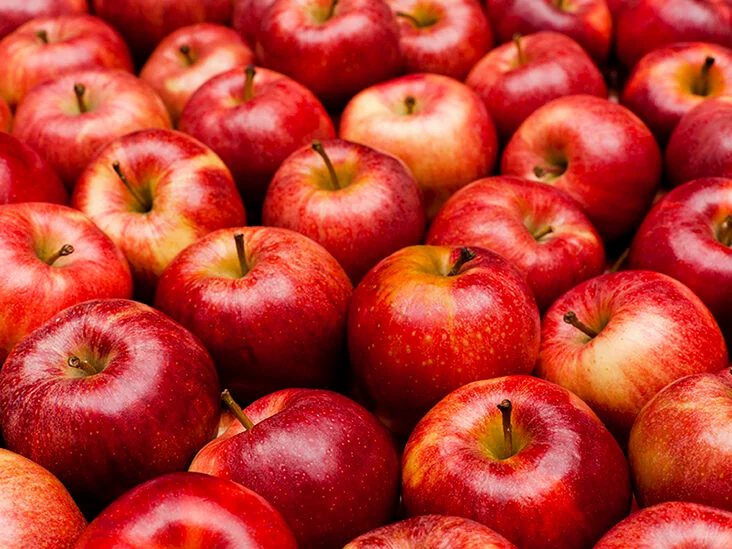
#> input picture Images/apples.jpg, 732 x 549 px; its folder holds 4 pictures in this run
$ python main.py
#> lines starting #> are read from the running program, lines starting #| are printed output that depends on the picture
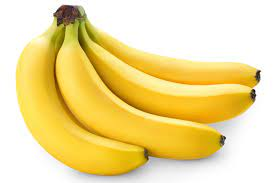
#> input picture Images/bananas.jpg, 275 x 183 px
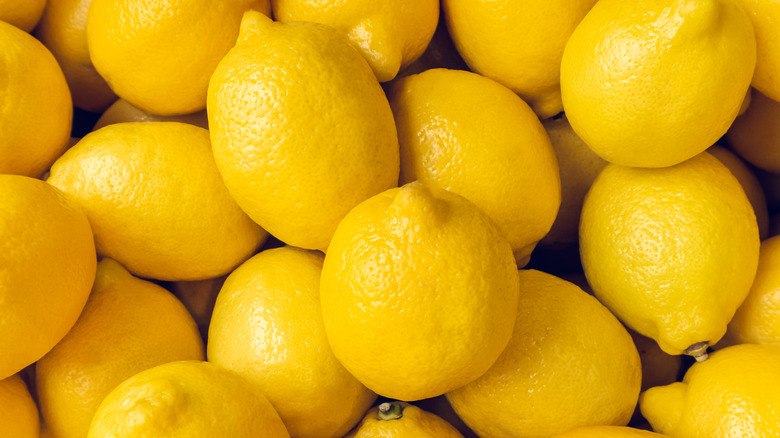
#> input picture Images/lemons.jpg, 780 x 438 px
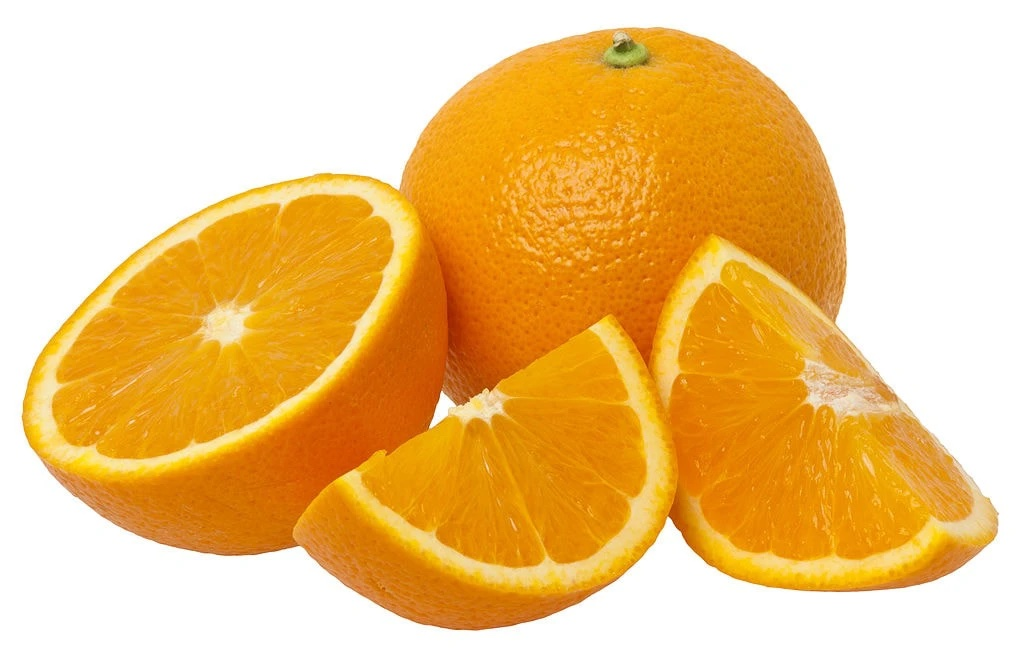
#> input picture Images/oranges.jpg, 1024 x 657 px
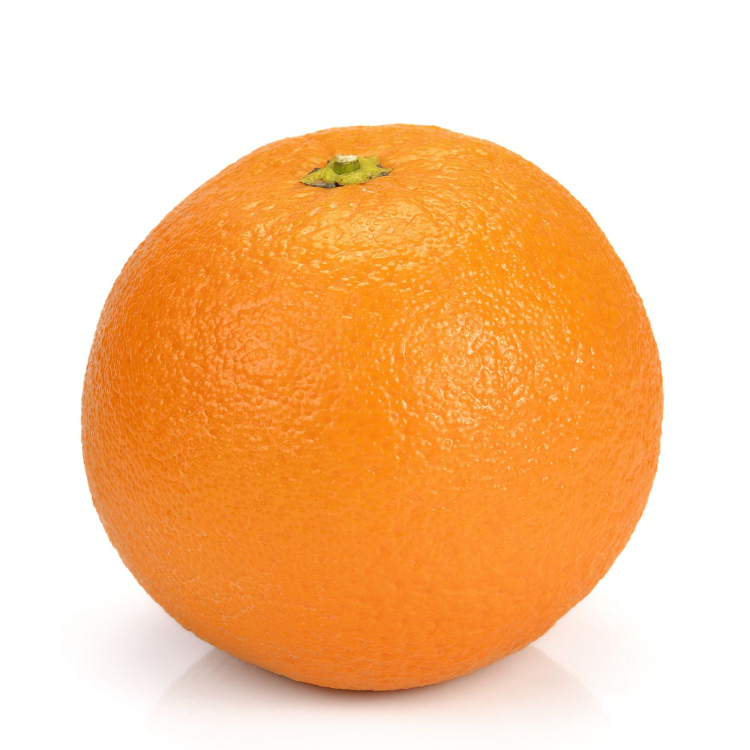
#> input picture desired/orange.jpg, 1500 x 1500 px (shown at 1/2 size)
### Engine/searchObject.py
import cv2
from matplotlib import pyplot as pltd

class searchObject:
    def compare(images, expected):

#> (the run stopped early here; a loop or call above may not have finished)
